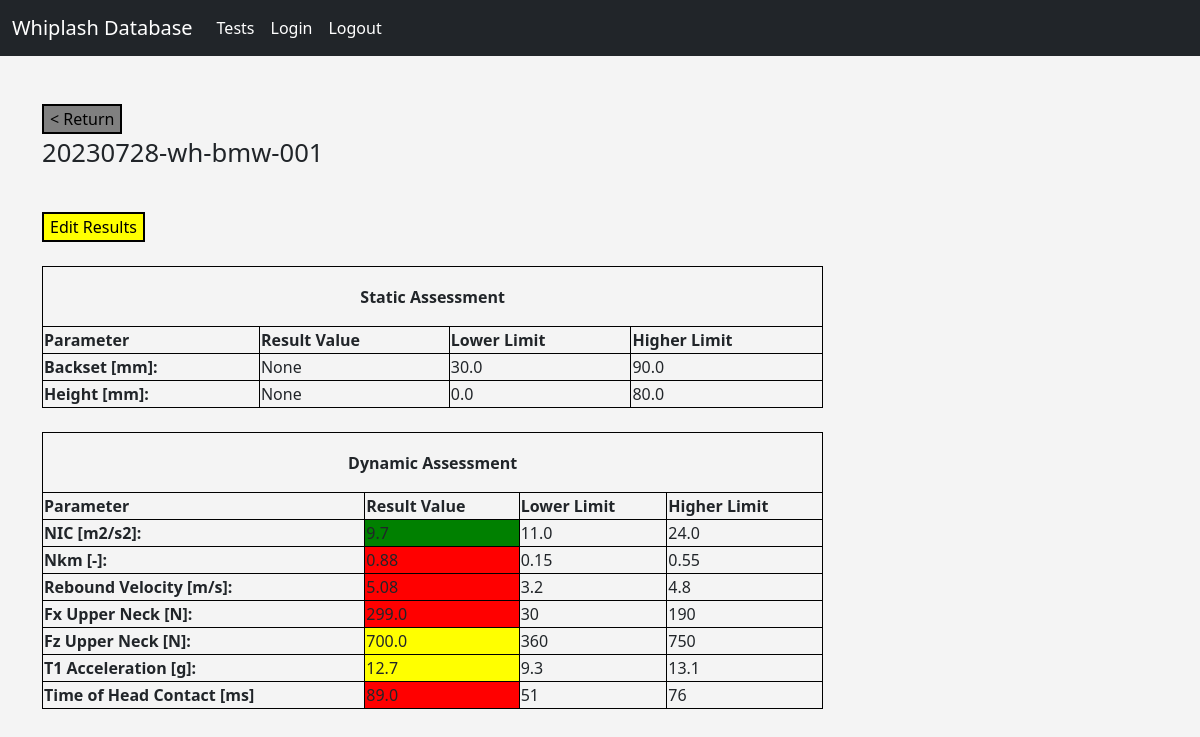
Screenshot of /test/3 (signed in) with the database file from the repository.
### models.py (models this page shows, shortened)
class Test(db.Model):
    id = db.Column(db.Integer, primary_key=True)
    label = db.Column(db.String(128), index=True, unique=False)
    pulse_id = db.Column(db.Integer, db.ForeignKey('pulse.id'))
    sample_id = db.Column(db.Integer, db.ForeignKey('sample.id'))
    result_id = db.relationship('Result', backref='test', uselist=False, cascade='all, delete, delete-orphan')

class Result(db.Model):
    id = db.Column(db.Integer, primary_key=True)
    backset = db.Column(db.Float, unique=False)
    height = db.Column(db.Float, unique=False)
    NIC = db.Column(db.Float, index=False, unique=False)
    Nkm = db.Column(db.Float, index=False, unique=False)
    rebound_velocity = db.Column(db.Float, index=False, unique=False)
    Fx_upper_neck = db.Column(db.Float, index=False, unique=False)
    Fz_upper_neck = db.Column(db.Float, index=False, unique=False)
    T1_acceleration = db.Column(db.Float, index=False, unique=False)
    time_head_contact = db.Column(db.Float, index=False, unique=False)
    test_id = db.Column(db.Integer, db.ForeignKey('test.id'))

### routes.py (the view)
@app.route('/test/<int:id>', methods=['GET', 'POST'])
@login_required
def test(id):
    test_data = Test.query.get(id)
    result_data = Result.query.get(id)
    pulse_data = Pulse.query.get(Test.query.get(id).pulse_id)
    return render_template('result.html', template_test=test_data, template_result=result_data,
                           template_pulse=pulse_data)

### routes.py (called while the page is built)
@login_manager.user_loader
def load_user(user_id):
    return User.query.get(int(user_id))

### templates/result.html (shortened to what this page needs)
{% extends "base.html"  %}
{%block content%}
    <br>
    <div>
        <a href="{{url_for('profile')}}"> <button class="button button1"> < Return </button> </a>
        <p style="font-size:160%;"> {{template_test.label}} </p>
    </div>
    <br>
    <div>
    <a href="{{url_for('update', id=template_result.id) }}"> <button class="button button2">Edit Results</button> </a>
    </div>
    {% if template_pulse.severity == 'Low' %}
        {% include 'result_template_low.html' %}
    {% elif template_pulse.severity == 'Medium' %}
        {% include 'result_template_medium.html' %}
    {% else %}
        {% include 'result_template_high.html' %}
    {% endif %}
{%endblock%}

### templates/result_template_medium.html (shortened to what this page needs)
{% set backset_Bottom = 30.0 %}
{% set backset_Top = 90.0 %}
{% set height_Bottom = 0.0 %}
{% set height_Top = 80.0 %}
{% set NIC_Bottom_Medium = 11.0 %}
{% set NIC_Top_Medium = 24.0 %}
{% set Nkm_Bottom_Medium = 0.15 %}
{% set Nkm_Top_Medium = 0.55 %}
{% set Rebound_Vel_Bottom_Medium = 3.2 %}
{% set Rebound_Vel_Top_Medium = 4.80 %}
{% set Fx_UN_Bottom_Medium = 30 %}
{% set Fx_UN_Top_Medium = 190 %}
{% set Fz_UN_Bottom_Medium = 360 %}
{% set Fz_UN_Top_Medium = 750 %}
{% set T1_acc_Bottom_Medium = 9.3 %}
{% set T1_acc_Top_Medium = 13.1 %}
{% set Time_Cont_Bottom_Medium = 51 %}
{% set Time_Cont_Top_Medium = 76 %}
<table style="width:70%">
            <tr height="60px">
                <th colspan="4" style="text-align: center">
                    Static Assessment
                </th>
            </tr>
            <tr>
                <th>Parameter</th>
                <th>Result Value</th>
                <th>Lower Limit</th>
                <th>Higher Limit</th>
            </tr>
            <tr>
                <th> Backset [mm]: </th>
                    <td> {{template_result.backset}} </td>
                    <td> {{backset_Bottom}} </td>
                    <td> {{backset_Top}} </td>
            </tr>
            <tr>
                <th> Height [mm]: </th>
                    <td> {{template_result.height}} </td>
                    <td> {{height_Bottom}} </td>
                    <td> {{height_Top}} </td>
            </tr>
</table>
<table style="width:70%">
            <tr height="60px">
                <th colspan="4" style="text-align: center">
                    Dynamic Assessment
                </th>
            </tr>
            <tr>
                <th>Parameter</th>
                <th>Result Value</th>
                <th>Lower Limit</th>
                <th>Higher Limit</th>
            </tr>
            <tr>
                <th> NIC [m2/s2]: </th>
                {% if template_result.NIC < NIC_Bottom_Medium %}
                    <td bgcolor="green"> {{template_result.NIC}} </td>
                {%elif ((template_result.NIC >= NIC_Bottom_Medium) and (template_result.NIC < NIC_Top_Medium)) %}
                    <td bgcolor="yellow"> {{template_result.NIC}} </td>
                {% else %}
                    <td bgcolor="red"> {{template_result.NIC}} </td>
                {%endif%}
                <td> {{NIC_Bottom_Medium}} </td>
                <td> {{NIC_Top_Medium}} </td>
            </tr>
            <tr>
                <th> Nkm [-]: </th>
             {% if template_result.Nkm < Nkm_Bottom_Medium %}
                    <td bgcolor="green"> {{template_result.Nkm}} </td>
                {%elif ((template_result.Nkm >= Nkm_Bottom_Medium) and (template_result.Nkm < Nkm_Top_Medium)) %}
                    <td bgcolor="yellow"> {{template_result.Nkm}} </td>
                {% else %}
                    <td bgcolor="red"> {{template_result.Nkm}} </td>
                {%endif%}
                <td> {{Nkm_Bottom_Medium}} </td>
                <td> {{Nkm_Top_Medium}} </td>
            </tr>
            <tr>
                <th> Rebound Velocity [m/s]: </th>
                {% if template_result.rebound_velocity < Rebound_Vel_Bottom_Medium %}
                    <td bgcolor="green"> {{template_result.rebound_velocity}} </td>
                {%elif ((template_result.rebound_velocity >= Rebound_Vel_Bottom_Medium) and (template_result.rebound_velocity < Rebound_Vel_Top_Medium)) %}
                    <td bgcolor="yellow"> {{template_result.rebound_velocity}} </td>
                {% else %}
                    <td bgcolor="red"> {{template_result.rebound_velocity}} </td>
                {%endif%}
                <td> {{Rebound_Vel_Bottom_Medium}} </td>
                <td> {{Rebound_Vel_Top_Medium}} </td>
            </tr>
            <tr>
                <th> Fx Upper Neck [N]: </th>
                {% if template_result.Fx_upper_neck < Fx_UN_Bottom_Medium %}
                    <td bgcolor="green"> {{template_result.Fx_upper_neck}} </td>
                {%elif ((template_result.Fx_upper_neck >= Fx_UN_Bottom_Medium) and (template_result.Fx_upper_neck < Fx_UN_Top_Medium)) %}
                    <td bgcolor="yellow"> {{template_result.Fx_upper_neck}} </td>
                {% else %}
                    <td bgcolor="red"> {{template_result.Fx_upper_neck}} </td>
                {%endif%}
                <td> {{Fx_UN_Bottom_Medium}} </td>
                <td> {{Fx_UN_Top_Medium}} </td>
            </tr>
            <tr>
                <th> Fz Upper Neck [N]: </th>
                 {% if template_result.Fz_upper_neck < Fz_UN_Bottom_Medium %}
                    <td bgcolor="green"> {{template_result.Fz_upper_neck}} </td>
                {%elif ((template_result.Fz_upper_neck >= Fz_UN_Bottom_Medium) and (template_result.Fz_upper_neck < Fz_UN_Top_Medium)) %}
                    <td bgcolor="yellow"> {{template_result.Fz_upper_neck}} </td>
                {% else %}
                    <td bgcolor="red"> {{template_result.Fz_upper_neck}} </td>
                {%endif%}
                <td> {{Fz_UN_Bottom_Medium}} </td>
                <td> {{Fz_UN_Top_Medium}} </td>
            </tr>
            <tr>
                <th> T1 Acceleration [g]: </th>
                {% if template_result.T1_acceleration < T1_acc_Bottom_Medium %}
                    <td bgcolor="green"> {{template_result.T1_acceleration}} </td>
                {%elif ((template_result.T1_acceleration >= T1_acc_Bottom_Medium) and (template_result.T1_acceleration < T1_acc_Top_Medium)) %}
                    <td bgcolor="yellow"> {{template_result.T1_acceleration}} </td>
                {% else %}
                    <td bgcolor="red"> {{template_result.T1_acceleration}} </td>
                {%endif%}
                <td> {{T1_acc_Bottom_Medium}} </td>
                <td> {{T1_acc_Top_Medium}} </td>
            </tr>
            <tr>
                <th> Time of Head Contact [ms] </th>
                {% if template_result.time_head_contact < Time_Cont_Bottom_Medium %}
                    <td bgcolor="green"> {{template_result.time_head_contact}} </td>
                {%elif ((template_result.time_head_contact >= Time_Cont_Bottom_Medium) and (template_result.time_head_contact < Time_Cont_Top_Medium)) %}
                    <td bgcolor="yellow"> {{template_result.time_head_contact}} </td>
                {% else %}
                    <td bgcolor="red"> {{template_result.time_head_contact}} </td>
                {%endif%}
                <td> {{Time_Cont_Bottom_Medium}} </td>
                <td> {{Time_Cont_Top_Medium}} </td>
            </tr>
</table>

### static/css/style.css (style rules this page uses)
body { background: #f4f4f4; }

### templates/result.html (style rules this page uses)
table, th, td { border:1px solid black; }
.button1 { background-color: grey; color: black; border: 2px solid black; }
.button2 { background-color: yellow; color: black; border: 2px solid black; }

### rows the page displays
Test: label "20230728-wh-bmw-001"
Result: backset "None", height "None", NIC "9.7", Nkm "0.88", rebound_velocity "5.08", Fx_upper_neck "299.0", Fz_upper_neck "700.0", T1_acceleration "12.7", time_head_contact "89.0"

### other values shown
{{ backset_Bottom }} "30.0"
{{ backset_Top }} "90.0"
{{ height_Bottom }} "0.0"
{{ height_Top }} "80.0"
{{ NIC_Bottom_Medium }} "11.0"
{{ NIC_Top_Medium }} "24.0"
{{ Nkm_Bottom_Medium }} "0.15"
{{ Nkm_Top_Medium }} "0.55"
{{ Rebound_Vel_Bottom_Medium }} "3.2"
{{ Rebound_Vel_Top_Medium }} "4.8"
{{ Fx_UN_Bottom_Medium }} "30"
{{ Fx_UN_Top_Medium }} "190"
{{ Fz_UN_Bottom_Medium }} "360"
{{ Fz_UN_Top_Medium }} "750"
{{ T1_acc_Bottom_Medium }} "9.3"
